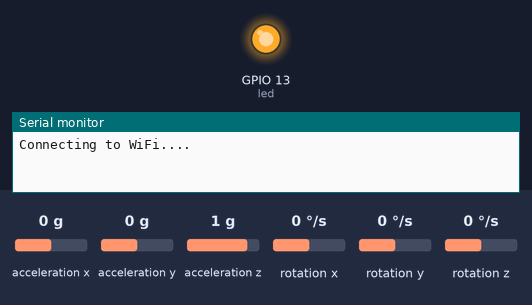
A sketch run on a simulated ESP8266 (NodeMCU). Parts: output pins drawn as LEDs (lit = HIGH), the last lines printed to the serial monitor. Inputs (shaded band) come from the test bench; at power-on: acceleration x 0 g, acceleration y 0 g, acceleration z 1 g, rotation x 0 °/s, rotation y 0 °/s, rotation z 0 °/s. WiFi joins after 1.5 s; servers stay silent unless stated; storage starts empty.

Above: at 0.1 s.
At 12.1 s:
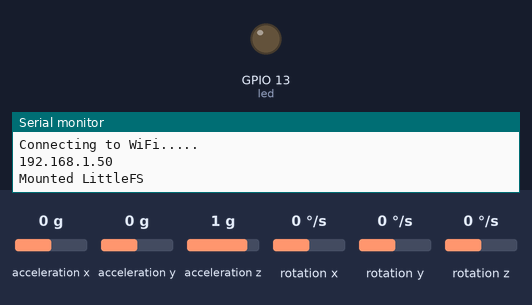
Timing chart, 0 to 13.6 s (numbered marks = the images above):
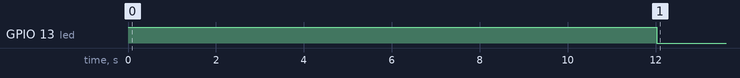

The sketch:

ESP_MPU6050_WebServer.ino
```cpp
// Librerias usadas para levantar el Web Server
#include <Arduino.h>
#include <ESP8266WiFi.h>
#include <ESPAsyncTCP.h>
#include <ESPAsyncWebServer.h>
#include <Arduino_JSON.h>
#include <LittleFS.h>

//Led
const int led = 13;

//Librerias usadas para trabajar con el MPU6050
#include "I2Cdev.h"
#include "MPU6050.h"
#include "Wire.h"

//Clave y id de la red WiFi
//Nota: La red debe de estár libre de firewall
//(no funciona la de iteso)
const char* ssid = "IZZI-0AEA";
const char* password = "ffXfhYcD";

//Creamos handlers para el server
AsyncWebServer server(80);
AsyncEventSource events("/events");
JSONVar readings;

//Creamos handlers para los 2 sensores
MPU6050 accelgyro1(0x69);
MPU6050 accelgyro2(0x68); // <-- 2nd MPU6050 con AD0 en high (3.3V)

//Inicialización de variables de lectura SENSOR 1
int16_t ax1, ay1, az1;   //Acelerometro
int16_t gx1, gy1, gz1;   //Giroscopio
float accel_ang_x1, accel_ang_y1;
float girosc_ang_x1, girosc_ang_y1;
float girosc_ang_x_prev1, girosc_ang_y_prev1;
long tiempo_prev1, dt1;
float ang_x1, ang_y1;
float ang_x_prev1, ang_y_prev1;

//Inicialización de variables de lectura SENSOR 2
int16_t ax2, ay2, az2;   //Acelerometro
int16_t gx2, gy2, gz2;   //Giroscopio
float accel_ang_x2, accel_ang_y2;
float girosc_ang_x2, girosc_ang_y2;
float girosc_ang_x_2prev, girosc_ang_y_prev2;
long tiempo_prev2, dt2;
float ang_x2, ang_y2;
float ang_x_prev2, ang_y_prev2;

// Factores de conversion
const float accScale = 2.0 * 9.81 / 32768.0;
const float gyroScale = 250.0 / 32768.0;

// Timer variables
unsigned long lastTime = 0;
unsigned long gyroDelay = 500;

/////////////////// FUNCIONES ///////////////////

String getGyroscopeReadings(){
  readings["rotationX_1"] = String(ang_x1);
  readings["rotationY_1"] = String(ang_y1);
  readings["rotationX_2"] = String(ang_x2);
  readings["rotationY_2"] = String(ang_y2);
  String jsonString = JSON.stringify(readings);
  return jsonString;
}

void getInclination(){
  //SENSOR 1
  accel_ang_x1 = atan(ax1 / sqrt(pow(ay1, 2) + pow(az1, 2)))*(180.0 / 3.14);
  accel_ang_y1 = atan(ay1 / sqrt(pow(ax1, 2) + pow(az1, 2)))*(180.0 / 3.14);
  //SENSOR 2
  accel_ang_x2 = atan(ax2 / sqrt(pow(ay2, 2) + pow(az2, 2)))*(180.0 / 3.14);
  accel_ang_y2 = atan(ay2 / sqrt(pow(ax2, 2) + pow(az2, 2)))*(180.0 / 3.14);
}

void updateGiro(){
  dt1 = (millis() - tiempo_prev1) / 1000.0;
  tiempo_prev1 = millis();
  dt2 = (millis() - tiempo_prev2) / 1000.0;
  tiempo_prev2 = millis();

  //Calcular los ángulos con acelerometro
  getInclination();

  //Calcular angulo de rotación con giroscopio y filtro complementario
  //SENSOR 1
  if (isnan(ang_x_prev1)) { ang_x_prev1 = 0; }
  if (isnan(ang_y_prev1)) { ang_y_prev1 = 0; }
  ang_x1 = 0.98*(ang_x_prev1 + (gx1 / 131)*dt1) + 0.02*accel_ang_x1;
  ang_y1 = 0.98*(ang_y_prev1 + (gy1 / 131)*dt1) + 0.02*accel_ang_y1;
  //SENSOR 2
  if (isnan(ang_x_prev2)) { ang_x_prev2 = 0; }
  if (isnan(ang_y_prev2)) { ang_y_prev2 = 0; }
  ang_x2 = 0.98*(ang_x_prev2 + (gx2 / 131)*dt2) + 0.02*accel_ang_x2;
  ang_y2 = 0.98*(ang_y_prev2 + (gy2 / 131)*dt2) + 0.02*accel_ang_y2;

  //SENSOR 1
  ang_x_prev1 = ang_x1;
  ang_y_prev1 = ang_y1;
  //SENSOR 2
  ang_x_prev2 = ang_x2;
  ang_y_prev2 = ang_y2;
}

/////////////////// SETUP ///////////////////

void setup() {
  pinMode(led, OUTPUT);
  digitalWrite(led, HIGH);
  Serial.begin(115200);
  WiFi.mode(WIFI_STA);
  WiFi.setSleepMode(WIFI_NONE_SLEEP);
  WiFi.begin(ssid, password);
  Serial.println("");
  Serial.print("Connecting to WiFi...");
  while (WiFi.status() != WL_CONNECTED) {
    Serial.print(".");
    delay(1000);
  }
  Serial.println("");
  Serial.println(WiFi.localIP());

  // Initialize LittleFS
  if(!LittleFS.begin()){
    Serial.println("An Error has occurred while mounting LittleFS");
    return;
  }
  Serial.println("Mounted LittleFS");

  delay(10000);
  Serial.end();
  Wire.begin(1,3);

  //Serial.println("Initializing I2C device 1...");
  accelgyro1.initialize();
  //Serial.println("Initializing I2C device 2...");
  accelgyro2.initialize();

  // verify connection
  while (!accelgyro1.testConnection()) {
    //Serial.println("MPU6050 0x69 is not properly connected. Check circuit!");
    digitalWrite(led, LOW);
    delay(1000);
    digitalWrite(led, HIGH);
    delay(1000);
  }
  digitalWrite(led, HIGH);
  while (!accelgyro2.testConnection()) {
    //Serial.println("MPU6050 0x68 is not properly connected. Check circuit!");
    digitalWrite(led, LOW);
    delay(1000);
    digitalWrite(led, HIGH);
    delay(1000);
  }
  digitalWrite(led, HIGH);

  //  -60 9 58 -843 111 1521
  //To get this values run IMU_ZERO for 5 min (0x69)
  accelgyro1.setXGyroOffset(-51);
  accelgyro1.setYGyroOffset(16);
  accelgyro1.setZGyroOffset(56);
  accelgyro1.setXAccelOffset(-767);
  accelgyro1.setYAccelOffset(112);
  accelgyro1.setZAccelOffset(1525);
  //  -60 9 58 -843 111 1521
  //To get this values run IMU_ZERO for 5 min (0x68)
  accelgyro2.setXGyroOffset(-19);
  accelgyro2.setYGyroOffset(9);
  accelgyro2.setZGyroOffset(18);
  accelgyro2.setXAccelOffset(-4036);
  accelgyro2.setYAccelOffset(-295);
  accelgyro2.setZAccelOffset(773);

  //Serial.println("MPU6050 Found");

  server.on("/", HTTP_GET, [](AsyncWebServerRequest *request){
    request->send(LittleFS, "/index.html", "text/html");
  });

  server.serveStatic("/",LittleFS, "/");

  events.onConnect([](AsyncEventSourceClient *client){
    if(client->lastId()){
      //Serial.printf("Client reconnected! Last message ID that it got is: %u\n", client->lastId());
      digitalWrite(led, LOW);
    }
    client->send("hello!", NULL, millis(), 10000);
  });
  server.addHandler(&events);

  server.begin();

  digitalWrite(led, LOW);
}

/////////////////// MAIN ///////////////////

void loop() {

  // read raw accel/gyro measurements from device
  accelgyro1.getMotion6(&ax1, &ay1, &az1, &gx1, &gy1, &gz1);
  accelgyro2.getMotion6(&ax2, &ay2, &az2, &gx2, &gy2, &gz2);
  updateGiro();

  // Send data
  if ((millis() - lastTime) > gyroDelay) {
    events.send(getGyroscopeReadings().c_str(),"gyro_readings",millis());
    lastTime = millis();
  }

}
```
